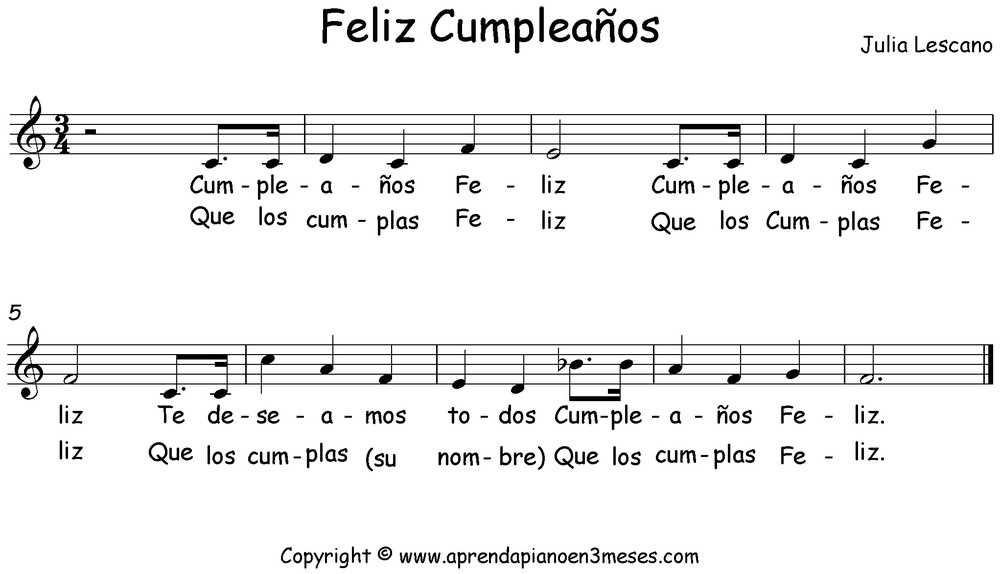
#> input picture img_proc/part_hb.jpg, 1000 x 574 px, shrunk from 2043 x 1172 before the run
$ python main.py
#> lines starting #> are read from the running program, lines starting #| are printed output that depends on the picture; after the words box and inside, x2 and y2 are one past the last pixel; in counts of white or black regions, pixels touching at a corner belong together
##En este script pretendo importar la imagen y procesarla para poder extraer la informacion musical correspondiente
import os, math
import cv2
import numpy as np
import pandas as pd
import matplotlib.pyplot as plt
from skimage import io
from skimage.morphology import binary_dilation


image = []
image.append(io.imread('part_hb.jpg'))
#plt.imshow(image[0])
#plt.show()

line_pos = []
line_pos_init = []
c = 0

gray_img = cv2.cvtColor(image[0], cv2.COLOR_BGR2GRAY)
_,bin_img = cv2.threshold(gray_img, 127, 255, cv2.THRESH_BINARY)
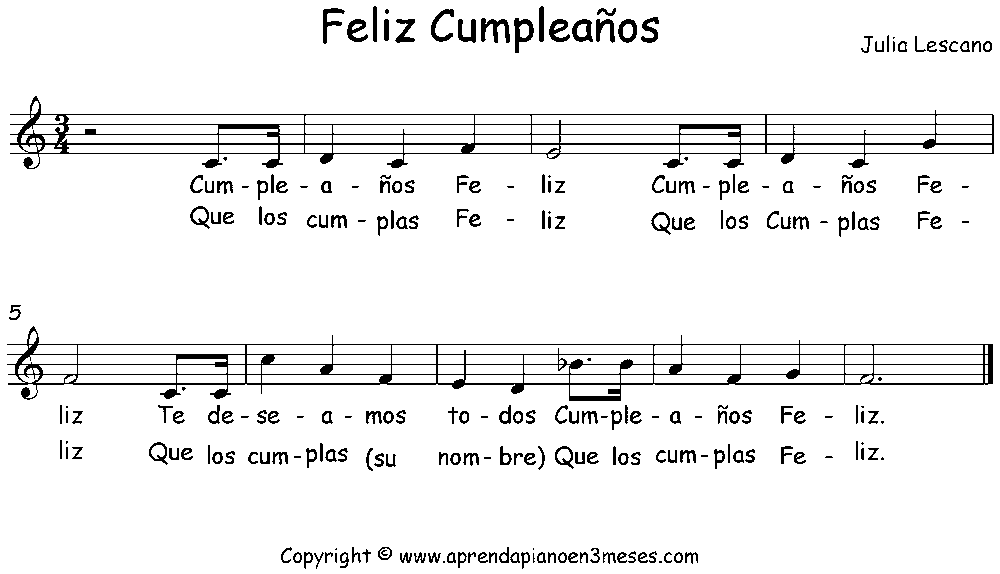
#> bin_img: shape (574, 1000); 93.9% white; black in thin lines or dots
test = bin_img.copy()
blank = test.copy()
blank.fill(255)
#> blank: shape (574, 1000); 6.11% of pixels changed, all inside (x1, y1, x2, y2) = (7, 6, 994, 569)

plt.imshow(test, cmap='gray')
plt.show()

height, width = bin_img.shape
#> height = 574; width = 1000
counter = np.zeros([height])
#> counter = 574 values from 0 to 0


##comprueba las líneas que tienen negro
for i in range(len(test)):
    for j in range(len(test[i])):
        if bin_img[i][j]==0:
            counter[i] = counter[i] + 1
#> after the loop, counter = 574 values, max 986 at index 344, min 0 at index 0, mean 61.11


#se queda con la posición de las líneas que tienen más de un 65% de negro
# saco la imagen sin pentagramas y la imagen con pentagramas

for x in range(len(counter)):
    if (counter[x]/len(blank[x])>0.3):
        line_pos.append(x)
        for b in range(len(test[x])):
            if bin_img[x][b] == 0:
                test[x][b] = 255
                blank[x][b] = 0
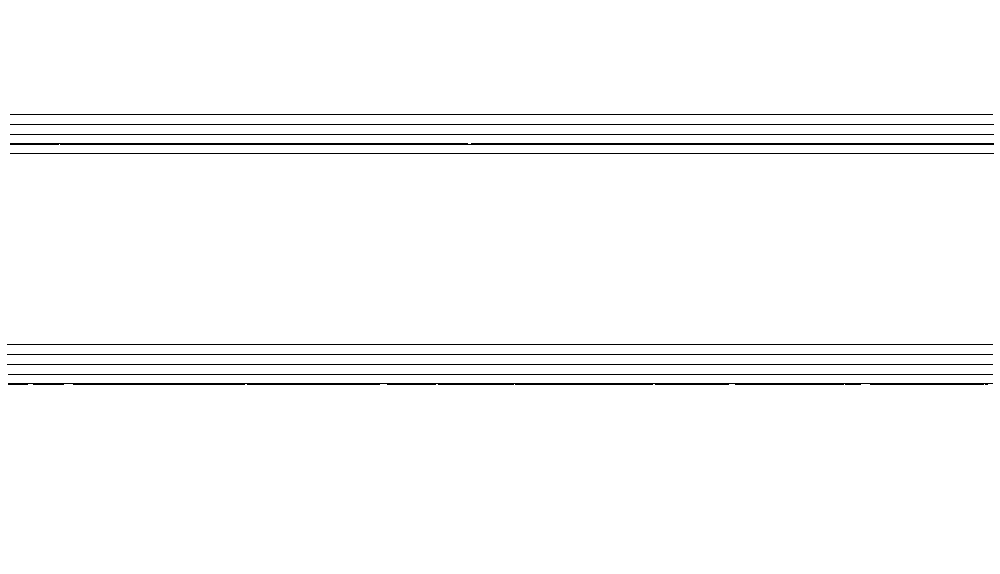
#> blank: shape (574, 1000); 98% white; black in thin lines or dots, all inside (x1, y1, x2, y2) = (7, 114, 994, 385)
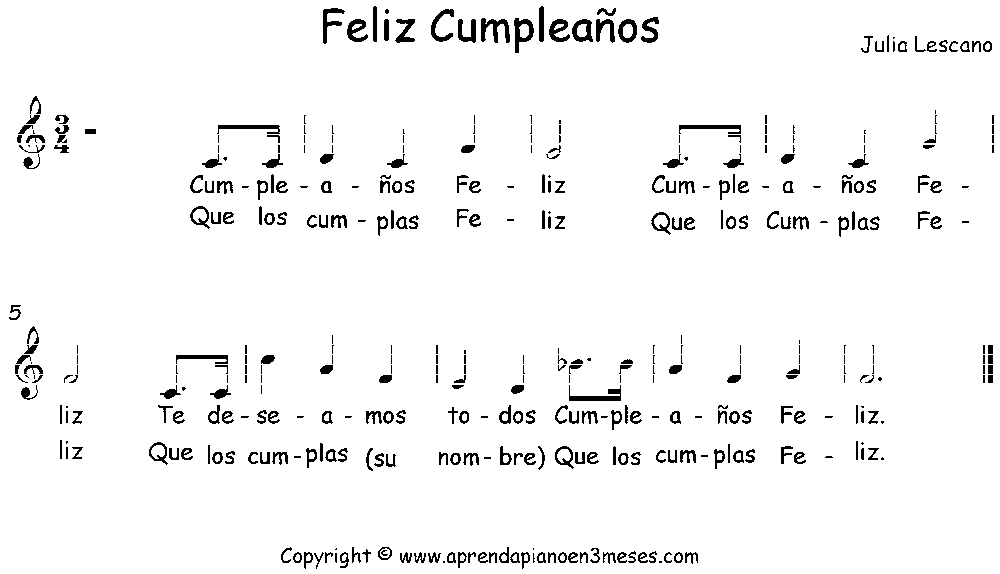
#> test: shape (574, 1000); 95.9% white; 419 black regions (149 under 20 px), largest, box (x1, y1, x2, y2) and area: (481, 18, 510, 43) 363, (569, 385, 621, 401) 342, (514, 18, 534, 53) 326
#> after the loop, line_pos = [114, 124, 134, 143, 144, 153, 344, 354, 364, 374, 383, 384]

for pos in range(len(line_pos)):
    for p in range(len(blank[pos])):
        if blank[line_pos[pos]][p]==0:
            line_pos_init.append(p)
            break
#> this loop made 12 passes
#> after the loop, line_pos_init = [10, 10, 10, 10, 10, 10, 7, 7, 7, 8, 8, 8]
mean_lines_init = sum(line_pos_init)/len(line_pos_init)
#> mean_lines_init = 8.75

print('esta es la imagen sin partituras')

plt.imshow(test, cmap='gray')
plt.show()


print('esta es la imagen en blanco')

plt.imshow(blank, cmap='gray')
plt.show()
cv2.imwrite('sinpart.png',test)
#plt.imshow(test1, cmap='gray')
#plt.show()
#488, 262

#Ahora voy a trabajar con la imagen sin pentagramas: primero dilato y luego erosiono para
# pintar los huecos que deberian tener linea
#esto se llamaba: CIERRE

kernel1 = np.array([[1],[1],[1]])
dilation = binary_dilation(cv2.bitwise_not(test), kernel1).astype(np.uint8)*255
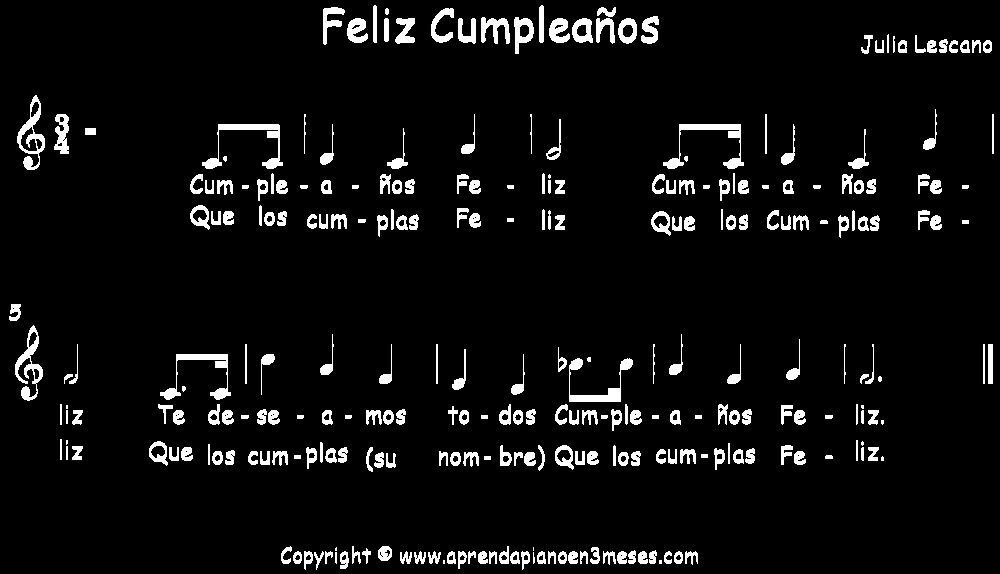
#> dilation: shape (574, 1000); 5.7% white; 281 white regions (16 under 20 px), largest, box (x1, y1, x2, y2) and area: (202, 124, 283, 169) 844, (663, 124, 744, 169) 833, (160, 354, 231, 400) 778
dilation = cv2.bitwise_not(dilation)

cv2.imwrite('closing.png',dilation)
plt.imshow(dilation, 'gray')
plt.show()
